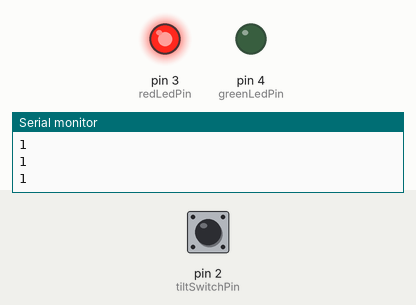
This sketch was run on a simulated Arduino Uno, built with avr-gcc and run on an emulated ATmega328P. Shown: output pins drawn as LEDs (lit = HIGH), the last lines printed to the serial monitor. The test bench sets the inputs (shaded band); at power-on: pin 2 (tiltSwitchPin) HIGH.

Above: at 1.2 s.
1.3 s: pin 2 (tiltSwitchPin) pulled LOW for 0.15 s
At 1.4 s:
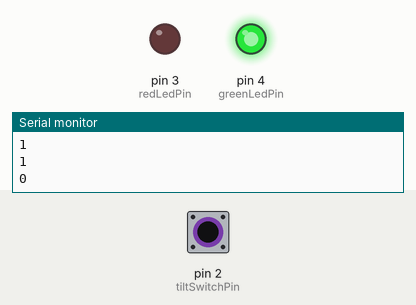
3.0 s: pin 2 (tiltSwitchPin) pulled LOW for 3.2 s
At 7.6 s:
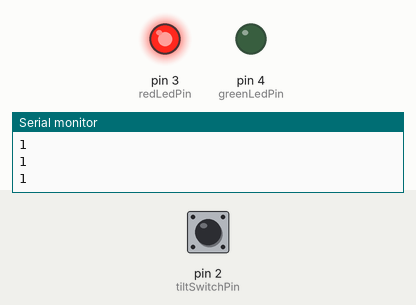
Timing chart, 0 to 9.1 s (numbered marks = the images above; inputs shaded):
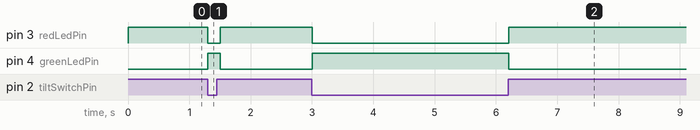

The sketch:

26_tiltswitch_basic.ino
```cpp
int tiltSwitchPin = 2;
int tiltSwitchValue = 0;
int redLedPin = 3;
int greenLedPin = 4;

void setup() {
  Serial.begin(9600);
  pinMode(tiltSwitchPin, INPUT);
  pinMode(redLedPin, OUTPUT);
  pinMode(greenLedPin, OUTPUT);
  digitalWrite(tiltSwitchPin, HIGH);
}

void loop() {
  tiltSwitchValue = digitalRead(tiltSwitchPin);
  Serial.println(tiltSwitchValue);
  if(tiltSwitchValue == 0 ){
    digitalWrite(greenLedPin,HIGH);
    digitalWrite(redLedPin,LOW);
  }else{
    digitalWrite(greenLedPin,LOW);
    digitalWrite(redLedPin,HIGH);
  }
  delay(100);
}
```

Measured:
- after the input at 1.3 s, pin 3 (redLedPin): HIGH → LOW at once, → HIGH 0.20 s later; pin 4 (greenLedPin): LOW → HIGH at once, → LOW 0.20 s later
- after the input at 3.0 s, pin 3 (redLedPin): HIGH → LOW at once, → HIGH 3.2 s later; pin 4 (greenLedPin): LOW → HIGH at once, → LOW 3.2 s later
